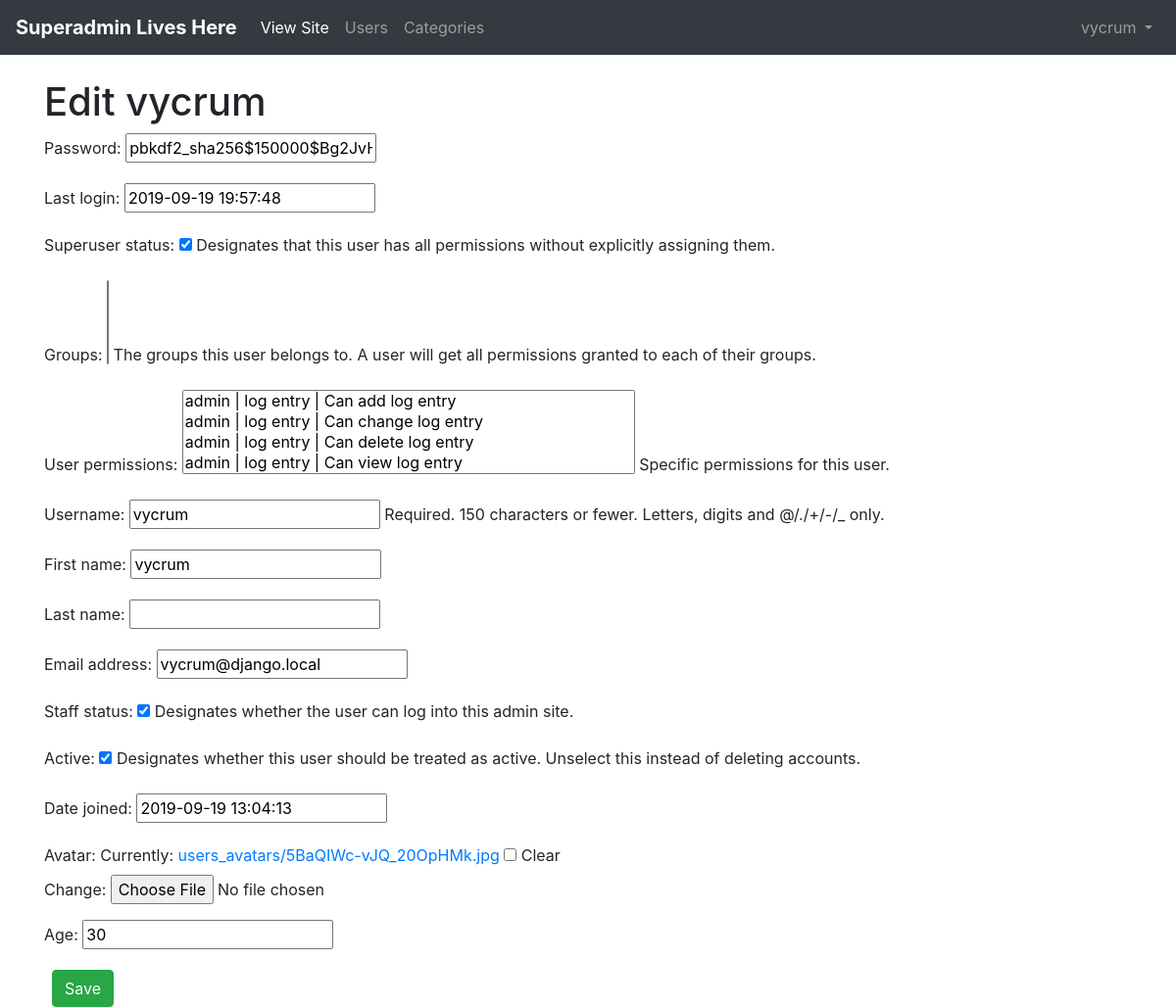
The app's page /superadmin/users/update/1/ (signed in), older data.
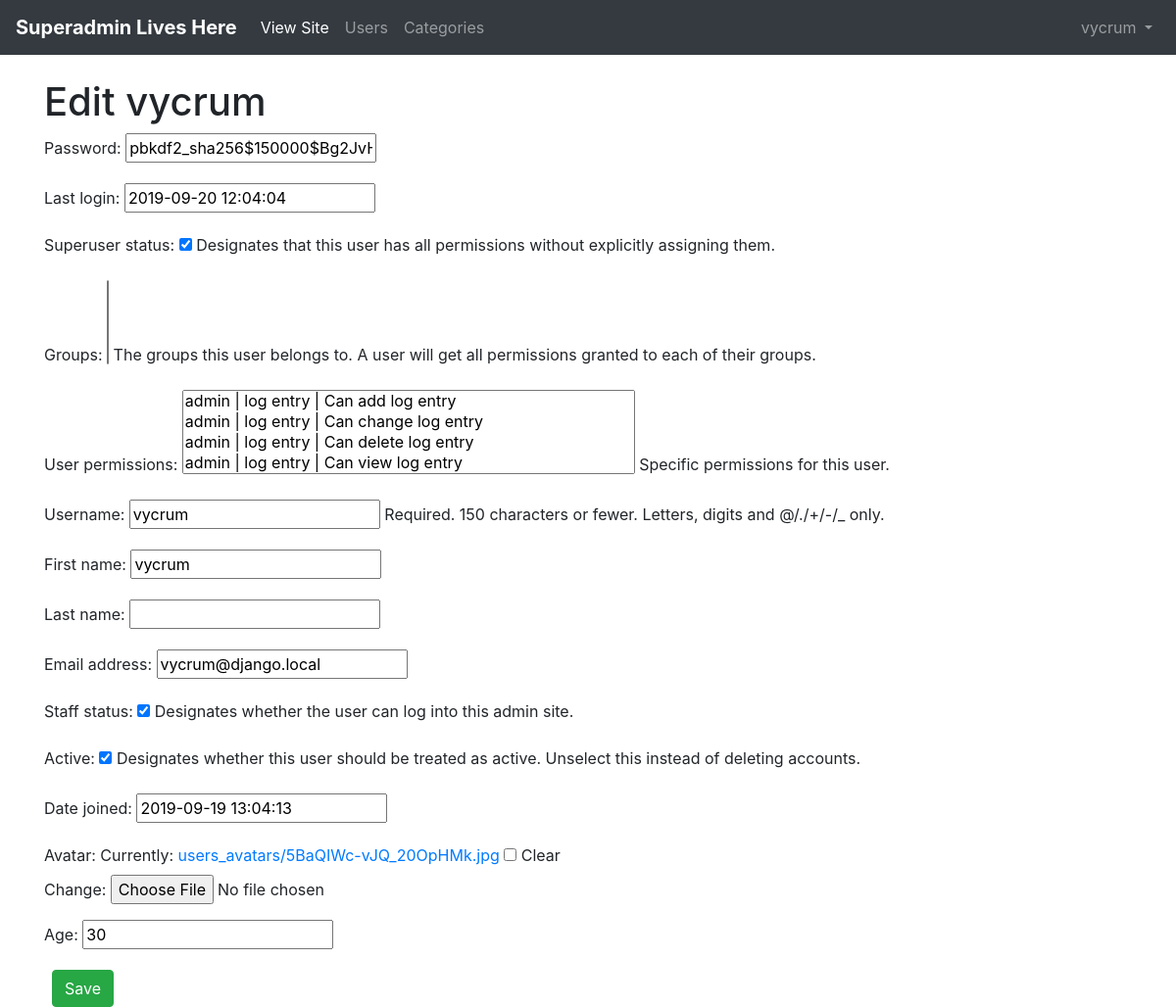
The same page, newer data.
### authapp/models.py (models this page shows, shortened)
class ShopUser(AbstractUser):
    avatar = models.ImageField(upload_to='users_avatars', null=True, blank=True)
    age = models.PositiveIntegerField(verbose_name='Age', null=True, blank=True)
    def __str__(self):
        return self.username

### adminapp/views.py (the view)
# urls.py: path('users/update/<int:pk>/', adminapp.UsersUpdateView.as_view(), name='user_update'),
class UsersUpdateView(LoginRequiredMixin, AdminMixin, UpdateView):
    model = ShopUser
    fields = '__all__'
    context_object_name = 'user'
    template_name = 'adminapp/users/users_edit.html'
    login_url = 'authapp:login'

### adminapp/views.py (called while the page is built)
    def test_func(self):
        return self.request.user.is_superuser

    def get_test_func(self):
        return self.test_func

    def dispatch(self, request, *args, **kwargs):
        user_test_result = self.get_test_func()()
        if not user_test_result:
            return redirect('adminapp:forbidden')
        return super().dispatch(request, *args, **kwargs)

### basketapp/models.py (called while the page is built)
    @property
    def cost(self):
        return self.quantity * self.product.price

### mainapp/context__processors.py (called while the page is built)
def get_categories(request):
    return {'all_categories': ProductCategory.objects.all()}

def get_basket(request):
    basket = []
    quantity = None
    total_price = None
    if request.user.is_authenticated:
        basket = request.user.basket.select_related('product__category').all()
        quantity = sum(list(map(lambda item: item.quantity, basket)))
        total_price = sum(list(map(lambda item: item.cost, basket)))
    return {
        'basket': basket,
        'basket_quantity': quantity,
        'basket_total_price': total_price
    }

### templates/adminapp/users/users_edit.html (shortened to what this page needs)
{% extends 'adminapp/base.html' %}
{% block content %}
    <h1>Edit {{ user }}</h1>
    <form action="" method="post">
        {{ form.as_p }}
        <button class="btn btn-success ml-2" type="submit">Save</button>
    </form>
{% endblock content %}

### templates/adminapp/includes/inc_menu.html (shortened to what this page needs)
<nav class="navbar navbar-expand-md navbar-dark bg-dark mb-4">
    <a class="navbar-brand" href="{% url 'adminapp:admin_home' %}"><b>Superadmin Lives Here</b></a>
    <div class="collapse navbar-collapse" id="navbarCollapse">
        <ul class="navbar-nav">
          <li class="nav-item active">
            <a class="nav-link" href="{% url 'main' %}">View Site<span class="sr-only">(current)</span></a>
          </li>
          <li class="nav-item">
            <a class="nav-link" href="{% url 'superadmin:users_list' %}">Users</a>
          </li>
          <li class="nav-item">
            <a class="nav-link" href="{% url 'superadmin:category_list' %}">Categories</a>
          </li>
        </ul>
        {% if user.is_authenticated %}
            <ul class="navbar-nav ml-auto">
                <li class="nav-item">
                    <a class="nav-link dropdown-toggle" href="#" id="userMenu"
                       data-toggle="dropdown" aria-haspopup="true"
                       aria-expanded="false">
                        {{ user.username }}
                    </a>
                </li>
            </ul>
        {% endif %}
    </div>
</nav>

Row changes from the older to the newer data that the page shows:
changed ShopUser "vycrum": last_login "2019-09-19 19:57:48" → "2019-09-20 12:04:04"
